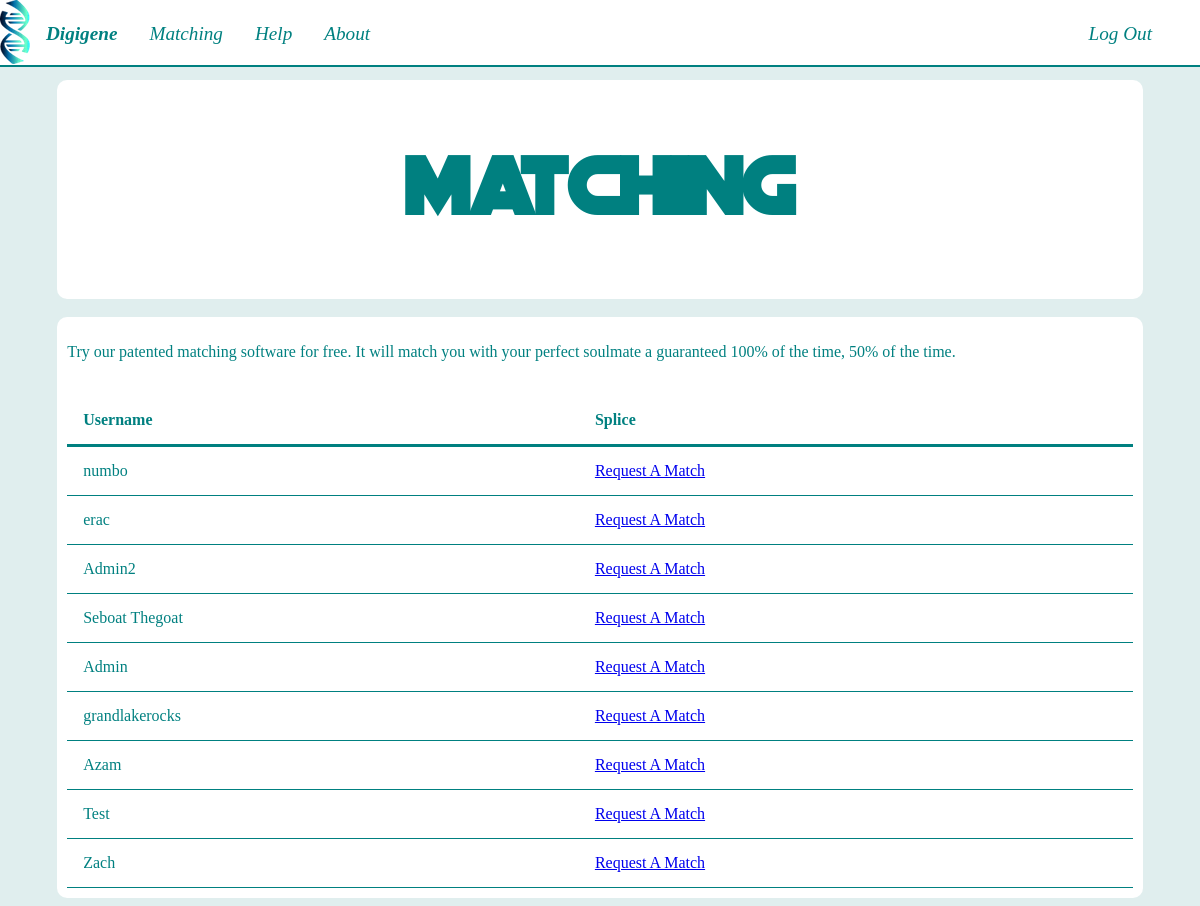
The app's page /Matching.php with its own data.
### tables this page shows
CREATE TABLE `accounts` (
  `id` int(10) NOT NULL,
  `username` text NOT NULL,
  `password` text NOT NULL,
  `bio` text NOT NULL,
  `age` int(10) NOT NULL,
  `disease` text NOT NULL,
  `gender` text NOT NULL
);

### Matching.php (the view, shortened to what this page needs)
<?php
include 'Navbar.php';
?>
<!DOCTYPE html>
<html>
    <head>
    </head>
    <body>
        <br><br><br><br>
        <div class="bubble">
        <h1>Matching</h1>
        </div>
        <br>
        <div class="bubble">
            <p>Try our patented matching software for free. It will match you with your perfect soulmate a guaranteed 100% of the time, 50% of the time.</p>
        <?php
        $host = "localhost";
        $user = "root";
        $pass = "root";
        $db = "digigene";
        $connection = mysqli_connect($host, $user, $pass) or die ("Unable to connect!");
        mysqli_select_db($connection,$db) or die ("Unable to select database!");
	$query = "SELECT * FROM accounts ORDER BY id DESC";
	$result = mysqli_query($connection, $query) or die ("Error in query: $query. ".mysqli_error());
	if (mysqli_num_rows($result) > 0) {
            echo "<br>";
    	    echo "<table id='userTable' cellpadding=10 border=1>";
    	    echo "<tr> <th>Username</th> <th>Splice</th> </tr>";
    	    while($row = mysqli_fetch_row($result)) {
        	echo "<tr>";
       		echo "<td>" . $row[1]."</td>";
                echo "<td><a href=".$_SERVER['PHP_SELF']."?id=".$row[0].">Request A Match</a> </td>";
       		echo "</tr>";
    	    }
	    echo "</table>";
            echo "</div>";
	} else {
   	    echo "No rows found!";
	}
        ?>
</body>
</html>

### Digigene.css (style rules this page uses)
:root { --bg-color :#E0EEEE; --div-color : white; --text-color: teal; }
.bubble { border-radius: 10px; background: var(--div-color); padding: 10px 10px; width: 90%; margin: auto; }
body { font-family: Verdana; color: var(--text-color); background-color: var(--bg-color); text-align: left; }
h1 { font-family: titleFont; font-size: 500% }
h1, h5 { text-align: center; }
table, td, th { text-align: left; }
table { border-collapse: collapse; border-width: 0px; border-color: var(--div-color); width: 100%; }
th, td { padding: 15px; border-bottom: 1px solid var(--text-color); }
th { border-bottom: 3px solid var(--text-color); }

### records on screen
accounts: username "numbo"
accounts: username "erac"
accounts: username "Admin2"
accounts: username "Seboat Thegoat"
accounts: username "Admin"
accounts: username "grandlakerocks"
accounts: username "Azam"
accounts: username "Test"
accounts: username "Zach"
